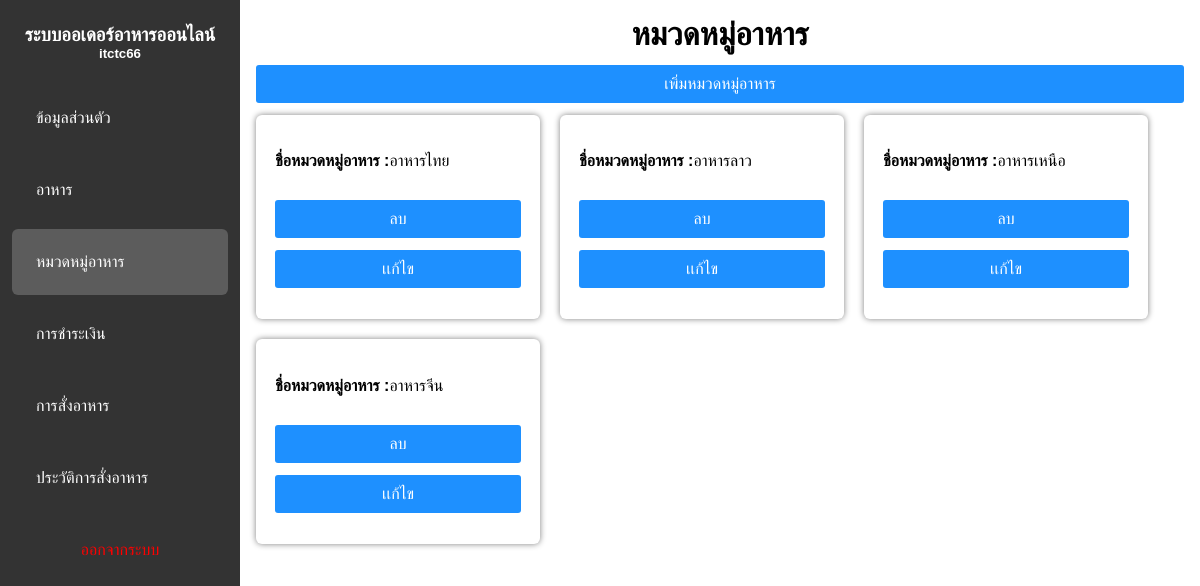
Screenshot of /admin/category.php (signed in) with the database file from the repository.
### tables this page shows
CREATE TABLE `category` (
  `ca_id` int(11) NOT NULL,
  `ca_name` varchar(100) NOT NULL
);

### config/database.php (called while the page is built, shortened)
<?php
class Database{
    public $host = "localhost";
    public $username = "ball";
    public $password = "123456";
    public $dbname = "p3_food";
    public $db;
    public function dbconnnect(){
        $this->db = new mysqli($this->host, $this->username, $this->password, $this->dbname);
    $this->db->set_charset("utf8mb4");
    }
    public function select($table){
        $sql = "SELECT * FROM " . $table . " ";
        $result = $this->db->query($sql);
        $list = array();
        while($data = $result->fetch_assoc()){
            $list[] = $data;
        }
        return $list;
    }
}
?>

### config/load.php (called while the page is built, shortened)
<?php
require_once 'database.php';
$db = new Database();
?>

### admin/category.php (the view, shortened to what this page needs)
<?php
require_once 'header.php';
$log = $db->select('category');
?>
<body>
    <h1>หมวดหมู่อาหาร</h1>
    <a class="btn-dodgerblue" href="category_add.php">เพิ่มหมวดหมู่อาหาร</a>
<div class="d-fixed">
        <?php foreach($log as $row){ ?>
            <div class="box-fixed lock-box">
                <div class="form-fixed">
                    <br>
            <p><b>ชื่อหมวดหมู่อาหาร :</b><?php echo $row['ca_name'] ?></p>
                </div>
                <br>
                <a class="btn-dodgerblue" href="?del=<?php echo $row['ca_id'] ?>">ลบ</a>
            <a class="btn-dodgerblue" href="category_edit.php?id=<?php echo $row['ca_id'] ?>">เเก้ไข</a>
            </div>
            <?php } ?>
</div>
</body>
</html>

### config/style.css (style rules this page uses)
* { margin: 0; padding: 0; box-sizing: border-box; font-family: Arial,sans-serif; }
.d-fixed { display: flex; flex-wrap: wrap; gap:20px; }
.box-fixed { box-shadow: 0px 0px 6px 0px gray; padding: 1.2rem; border-radius: 6px; }
.lock-box { width: 284px;; }
.btn-dodgerblue { display: block; width: 100%; margin:12px 0px 12px 0px; padding:10px 12px; border-radius: 3px; border:none; background-color: dodgerblue; color:white; cursor: pointer; text-decoration: none; text-align: center; }
h1 { text-align: center; }

### admin/sidebar.php (style rules this page uses)
* { margin: 0; padding: 0; box-sizing:border-box; font-family: Arial,sans-serif; }

### rows the page displays
category: ca_name "อาหารไทย"
category: ca_name "อาหารลาว"
category: ca_name "อาหารเหนือ"
category: ca_name "อาหารจีน"
